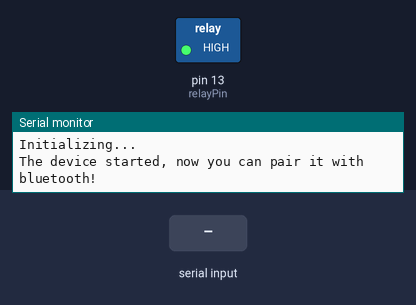
A sketch run on a simulated Arduino Uno, built with avr-gcc and run on an emulated ATmega328P. On the bench: switched loads named in the sketch (green lamp = pin HIGH), the last lines printed to the serial monitor. Inputs (shaded band) come from the test bench.

Above: at 1.2 s.
1.3 s: "on\n" received over the second serial link
At 2.5 s:
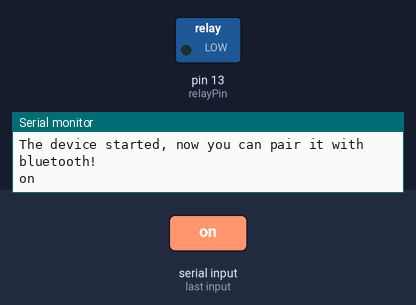
2.8 s: "off\n" received over the second serial link
At 3.4 s:
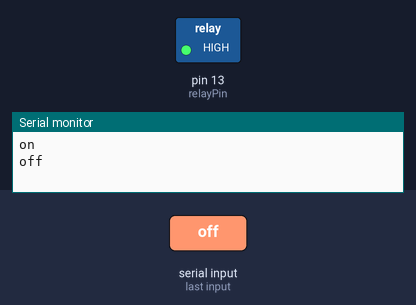
Timing chart, 0 to 5.8 s (numbered marks = the images above; inputs shaded):
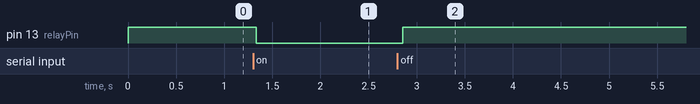

Measured:
- after the input at 1.3 s, pin 13 (relayPin): HIGH → LOW at once
- after the input at 2.8 s, pin 13 (relayPin): LOW → HIGH after 0.05 s

The sketch:

exp6.ino
```cpp
#include<SoftwareSerial.h>
const int relayPin=13;
String message="";
SoftwareSerial mySerial(3,2);
void setup() {
  // put your setup code here, to run once:
Serial.begin(9600);
pinMode(relayPin, OUTPUT);
digitalWrite(relayPin, HIGH);
mySerial.begin(9600);
Serial.println("Initializing...");
Serial.println("The device started, now you can pair it with bluetooth!");


}

void loop() {
  if (mySerial.available()){
    char incomingChar = mySerial.read();
    if (incomingChar != '\n'){
      message += String(incomingChar);
    }
    else{
      message = "";
    }
    Serial.write(incomingChar);
  }
  if (message == "on"){
    digitalWrite(relayPin, LOW);
  }
  else if (message == "off"){
    digitalWrite(relayPin, HIGH);
  }
  delay(20);

  // put your main code here, to run repeatedly:

}
```
